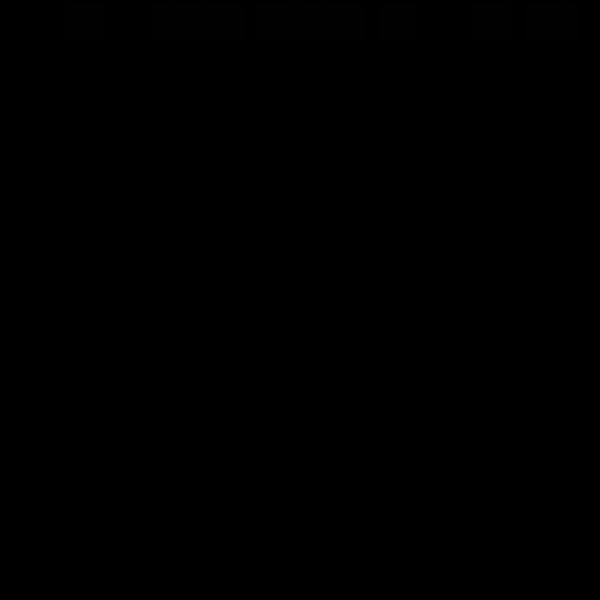
Frame 1 (no input)
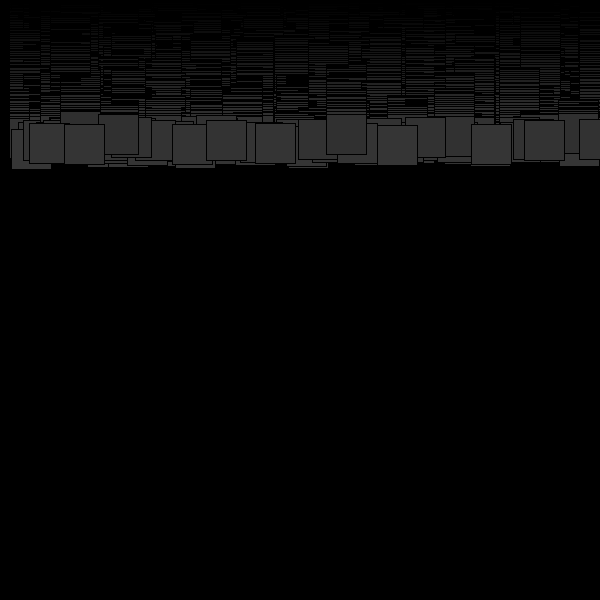
Frame 60 (the mouse pressed at the canvas centre just before this capture)
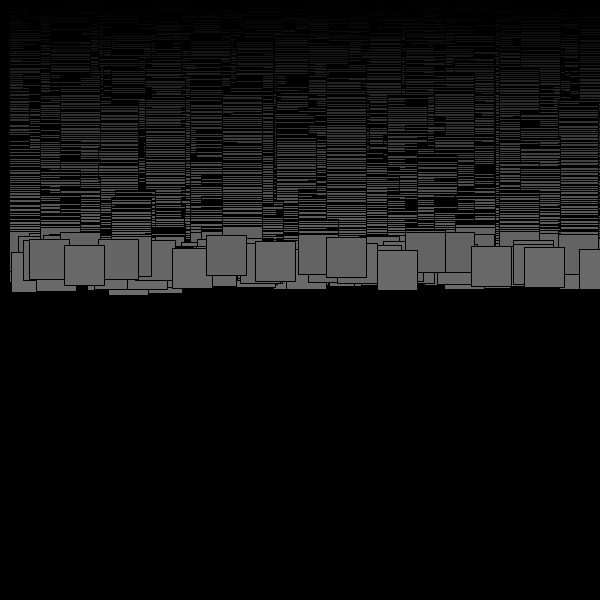
Frame 120 (the mouse held since frame 60 and released just before this capture)

The Processing sketch that drew these frames (run headless with seeded random() and noise(); from frame 60 on, the mouse is pressed at the canvas centre):

// Processing sketch: week_7_hw
// ── week_7_hw.pde

Square[] s = new Square[100];

void setup() {
  size(600,600);
  background(0);
  for (int i = 0; i < s.length; i++) {
     float xpos = random(0,width);
     s[i] = new Square(xpos, 0);
   }
   
}

void draw() {
  for (int i = 0; i < s.length; i++) {
    s[i].fall();
    s[i].display();
  }
}

void mouseClicked() {
  

}

class Square {
  float x;
  float y;
  
  Square(float _x, float _y) {
    x = _x;
    y = _y;
  }

  void display() {
    float r = map(y,0,height,0,255);
    fill(r);
    rect(x,y,40,40);
  }
    
  void fall() {
    y += random(1,3);
  }
}
